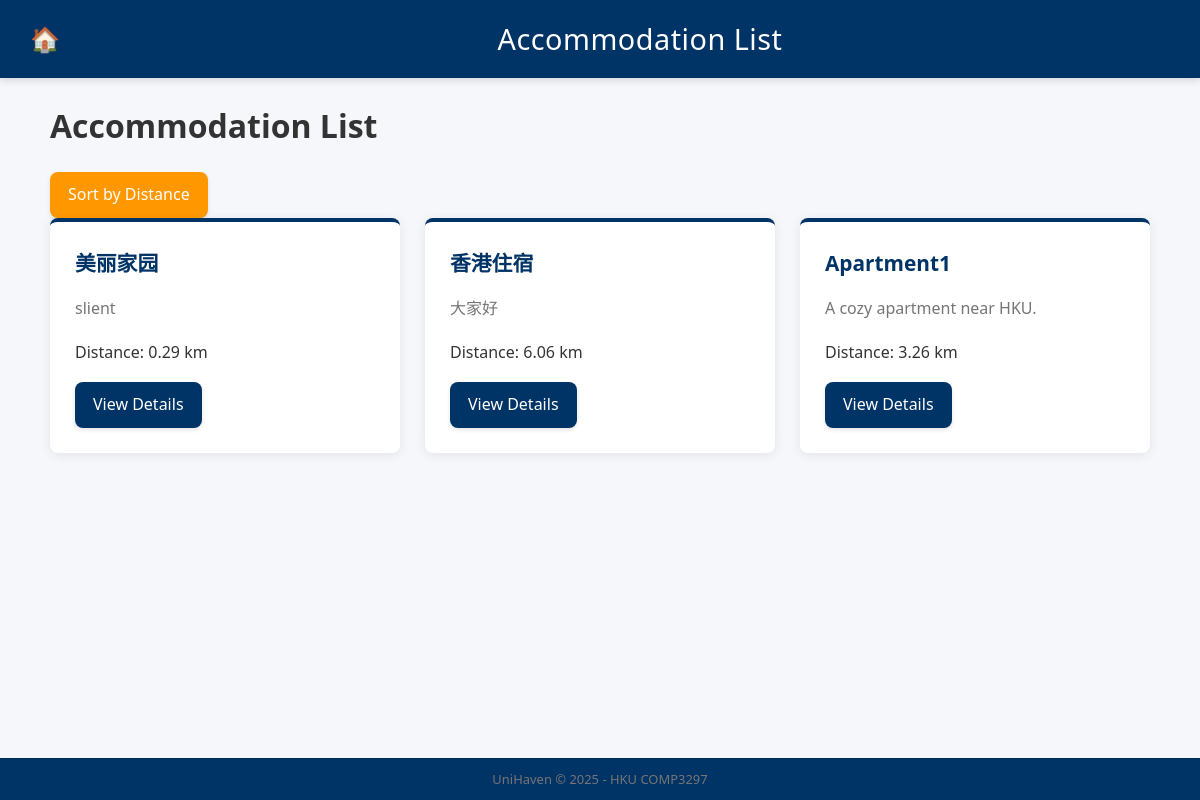
/list-accommodation/, run on an earlier commit of the app's database.
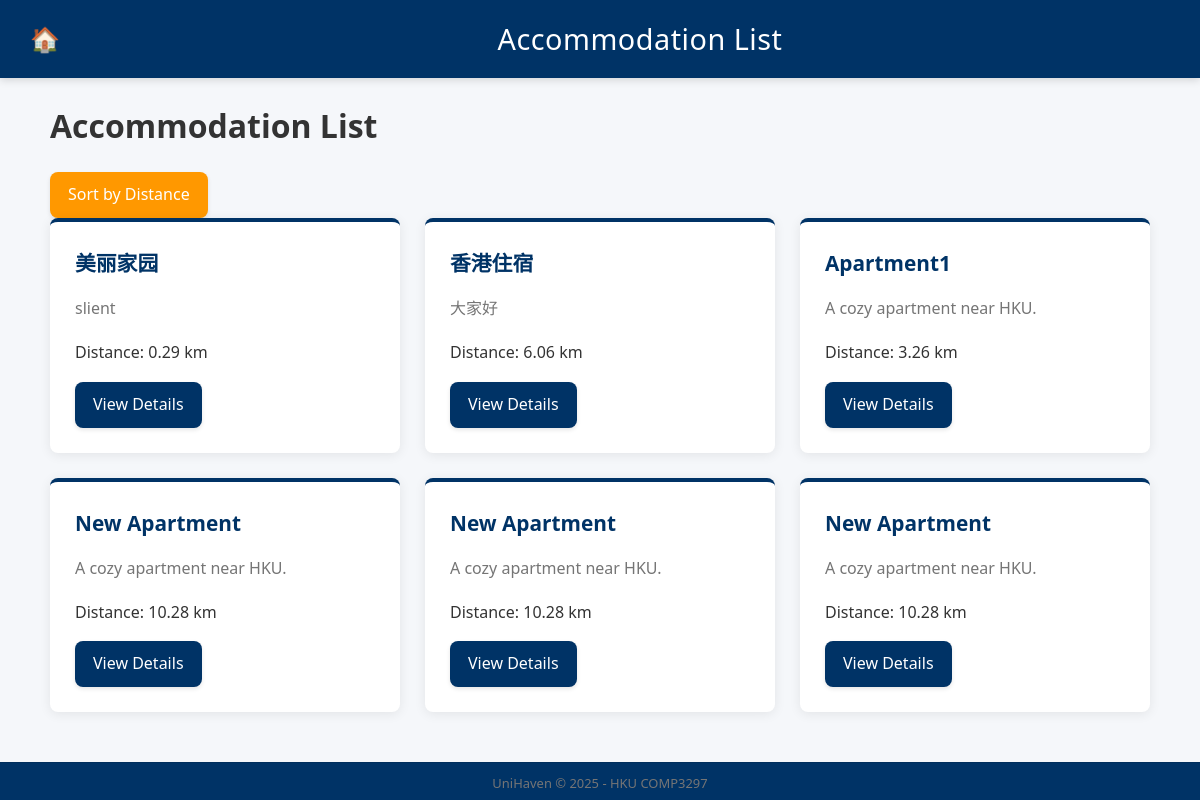
And on a later commit of the database.
### accommodation/models.py (models this page shows, shortened)
class Accommodation(models.Model):
    TYPE_CHOICES = [
        ('APARTMENT', 'Apartment'),
        ('HOUSE', 'House'),
        ('HOSTEL', 'Hostel'),
    ]
    title = models.CharField(max_length=200)
    description = models.TextField()
    type = models.CharField(max_length=20, choices=TYPE_CHOICES)
    beds = models.IntegerField()
    bedrooms = models.IntegerField()
    price = models.DecimalField(max_digits=10, decimal_places=2)
    available_from = models.DateField(null=True, blank=True)
    available_to = models.DateField(null=True, blank=True)
    userID = models.CharField(max_length=255, blank=True, default="")
    reserved = models.BooleanField(default=False)
    building_name = models.CharField(max_length=200, default="", blank=True)
    estate_name = models.CharField(max_length=200, default="", blank=True)
    street_name = models.CharField(max_length=200, default="", blank=True)
    building_no = models.CharField(max_length=20, default="", blank=True)
    district = models.CharField(max_length=200, default="", blank=True)
    region = models.CharField(max_length=100, default="", blank=True)
    latitude = models.FloatField(blank=True)
    longitude = models.FloatField(blank=True)
    geo_address = models.CharField(max_length=200, blank=True)
    rating = models.FloatField(default=0.0, blank=True)

### accommodation/views.py (the view, shortened to what this page needs)
# urls.py: path("list-accommodation/", views.list_accommodation, name="list_accommodation"),
def list_accommodation(request):
    accommodations = Accommodation.objects.all()
    accommodation_type = request.GET.get("type", "")
    region = request.GET.get("region", "")
    available_from = request.GET.get("available_from", "")
    available_to = request.GET.get("available_to", "")
    min_beds = request.GET.get("min_beds", "")
    min_bedrooms = request.GET.get("min_bedrooms", "")
    max_price = request.GET.get("max_price", "")
    max_distance = request.GET.get("distance", "")  # 最大距离（公里）
    order_by_distance = request.GET.get("order_by_distance", "false").lower() == "true"
    if accommodation_type:
        accommodations = accommodations.filter(type=accommodation_type)
    if region:
        accommodations = accommodations.filter(region=region)
    if min_beds:
        accommodations = accommodations.filter(beds__gte=min_beds)
    if min_bedrooms:
        accommodations = accommodations.filter(bedrooms__gte=min_bedrooms)
    if max_price:
        accommodations = accommodations.filter(price__lte=max_price)
    accommodations = accommodations.annotate(
        distance=ExpressionWrapper(
            Func(
                Func(
                    (F('longitude') - HKU_LONGITUDE) * math.pi / 180 *
                    Func((F('latitude') + HKU_LATITUDE) / 2 * math.pi / 180, function='COS'),
                    function='POW',
                    template="%(function)s(%(expressions)s, 2)"
                ) +
                Func(
                    (F('latitude') - HKU_LATITUDE) * math.pi / 180,
                    function='POW',
                    template="%(function)s(%(expressions)s, 2)"
                ),
                function='SQRT',
            ) * 6371,  # 地球半径（公里）
            output_field=FloatField(),
        )
    )
    if max_distance:
        try:
            max_distance = float(max_distance)
            accommodations = accommodations.filter(distance__lte=max_distance)
        except ValueError:
            pass
    if order_by_distance:
        accommodations = accommodations.order_by('distance')
    if request.headers.get('Accept') == 'application/json':
        accommodations_data = list(accommodations.values(
            'id', 'title', 'description', 'type', 'price', 'beds', 'bedrooms',
            'available_from', 'available_to', 'region', 'distance'
        ))
        return JsonResponse({'accommodations': accommodations_data})
    return render(request, 'accommodation/accommodation_list.html', {
        'accommodations': accommodations,
        'accommodation_type': accommodation_type,
        'region': region,
        'available_from': available_from,
        'available_to': available_to,
        'min_beds': min_beds,
        'min_bedrooms': min_bedrooms,
        'max_price': max_price,
        'max_distance': max_distance,
        'order_by_distance': order_by_distance,
    })

### accommodation/templates/accommodation/accommodation_list.html (shortened to what this page needs)
{% extends 'accommodation/base.html' %}
{% load static %}
{% block nav_title %}Accommodation List{% endblock %}
{% block content %}
<div class="container">
    <h1>Accommodation List</h1>
    <div class="sort-options">
        <a href="?{% if order_by_distance %}order_by_distance=false{% else %}order_by_distance=true{% endif %}"
            class="btn btn-secondary">
            {% if order_by_distance %}
            Remove Distance Sorting
            {% else %}
            Sort by Distance
            {% endif %}
        </a>
    </div>
    {% if accommodations %}
    <div class="card-grid">
        {% for accommodation in accommodations %}
        <div class="card">
            <div class="card-content">
                <h2 class="card-title">{{ accommodation.title }}</h2>
                <p class="card-description">{{ accommodation.description }}</p>
                <p>Distance: {{ accommodation.distance|floatformat:2 }} km</p>
                <a href="{% url 'accommodation_detail' accommodation.pk %}" class="btn btn-primary">View Details</a>
            </div>
        </div>
        {% endfor %}
    </div>
    {% else %}
    <div class="no-results">
        <p>No accommodations found matching your criteria.</p>
        <a href="{% url 'search_accommodation' %}" class="btn btn-primary">Try a New Search</a>
    </div>
    {% endif %}
</div>
{% endblock %}

What changed in the data, as far as the page shows it:
added Accommodation: title "New Apartment", description "A cozy apartment near HKU.", distance "10.28"
added Accommodation: title "New Apartment", description "A cozy apartment near HKU.", distance "10.28"
added Accommodation: title "New Apartment", description "A cozy apartment near HKU.", distance "10.28"
